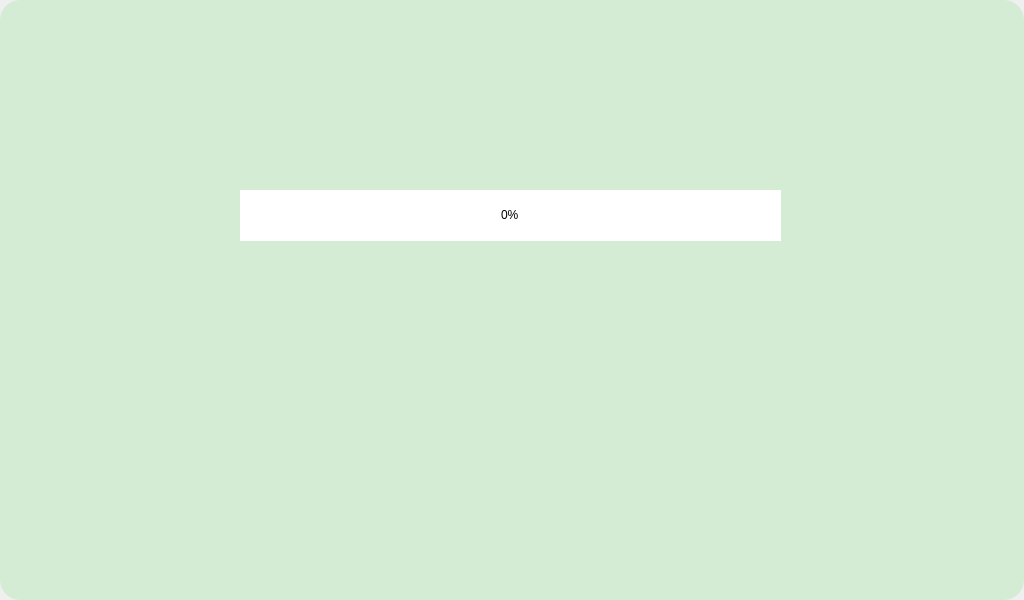
<?xml version="1.0" encoding="UTF-8"?>
<ui version="4.0">
 <class>validacionpet</class>
 <widget class="QMainWindow" name="validacionpet">
  <property name="geometry">
   <rect>
    <x>0</x>
    <y>0</y>
    <width>1024</width>
    <height>600</height>
   </rect>
  </property>
  <property name="font">
   <font>
    <family>MS UI Gothic</family>
   </font>
  </property>
  <property name="cursor">
   <cursorShape>ArrowCursor</cursorShape>
  </property>
  <property name="contextMenuPolicy">
   <enum>Qt::ActionsContextMenu</enum>
  </property>
  <property name="windowTitle">
   <string>PET-EATER</string>
  </property>
  <property name="windowIcon">
   <iconset theme="PET">
    <normaloff>:/icono/PET.png</normaloff>:/icono/PET.png</iconset>
  </property>
  <property name="styleSheet">
   <string notr="true"/>
  </property>
  <widget class="QWidget" name="centralwidget">
   <widget class="QFrame" name="fondo">
    <property name="geometry">
     <rect>
      <x>0</x>
      <y>0</y>
      <width>1024</width>
      <height>600</height>
     </rect>
    </property>
    <property name="styleSheet">
     <string notr="true">QFrame{
	
	
	background-color: rgb(212, 236, 212);
	border-radius:20px;
}</string>
    </property>
    <property name="frameShape">
     <enum>QFrame::StyledPanel</enum>
    </property>
    <property name="frameShadow">
     <enum>QFrame::Raised</enum>
    </property>
    <widget class="QLabel" name="label">
     <property name="geometry">
      <rect>
       <x>170</x>
       <y>30</y>
       <width>691</width>
       <height>141</height>
      </rect>
     </property>
     <property name="font">
      <font>
       <family>Century Gothic</family>
       <pointsize>24</pointsize>
       <weight>50</weight>
       <bold>false</bold>
      </font>
     </property>
     <property name="layoutDirection">
      <enum>Qt::LeftToRight</enum>
     </property>
     <property name="frameShape">
      <enum>QFrame::NoFrame</enum>
     </property>
     <property name="frameShadow">
      <enum>QFrame::Plain</enum>
     </property>
     <property name="text">
      <string>&lt;html&gt;&lt;head/&gt;&lt;body&gt;&lt;p&gt;&lt;br/&gt;&lt;/p&gt;&lt;/body&gt;&lt;/html&gt;</string>
     </property>
     <property name="alignment">
      <set>Qt::AlignCenter</set>
     </property>
    </widget>
    <widget class="QFrame" name="frame_2">
     <property name="geometry">
      <rect>
       <x>350</x>
       <y>300</y>
       <width>331</width>
       <height>271</height>
      </rect>
     </property>
     <property name="styleSheet">
      <string notr="true">image: url(:/imagenes/procesopet.png);</string>
     </property>
     <property name="frameShape">
      <enum>QFrame::StyledPanel</enum>
     </property>
     <property name="frameShadow">
      <enum>QFrame::Raised</enum>
     </property>
    </widget>
    <widget class="QProgressBar" name="procesandopet">
     <property name="geometry">
      <rect>
       <x>240</x>
       <y>190</y>
       <width>541</width>
       <height>51</height>
      </rect>
     </property>
     <property name="styleSheet">
      <string notr="true">QProgressBar{
	border-style:none;

	text-align:center;
	font: 30pt &quot;MS Shell Dlg 2&quot;;
}

QProgressBar::chunk{
	
	
	background-color: qlineargradient(spread:pad, x1:0, y1:0.528, x2:1, y2:0.523, stop:0 rgba(99, 110, 99, 255), stop:1 rgba(144, 240, 144, 255));
}</string>
     </property>
     <property name="value">
      <number>0</number>
     </property>
    </widget>
   </widget>
  </widget>
 </widget>
 <resources>
  <include location="D:/archivos por borrar/recurso.qrc"/>
  <include location="imag.qrc"/>
  <include location="D:/archivos por borrar/recurso2.qrc"/>
 </resources>
 <connections/>
</ui>
